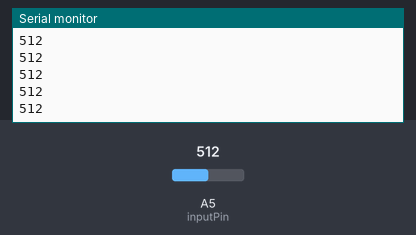
This sketch was run on a simulated Arduino Uno, built with avr-gcc and run on an emulated ATmega328P. Parts: the last lines printed to the serial monitor. Inputs (shaded band) come from the test bench; at power-on: A5 (inputPin) = 512.

Above: at 1.2 s.
1.3 s: A5 (inputPin) set to 716
At 1.31 s:
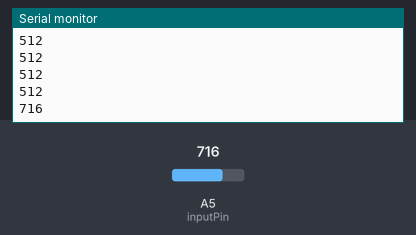
2.8 s: A5 (inputPin) set to 900
At 2.81 s:
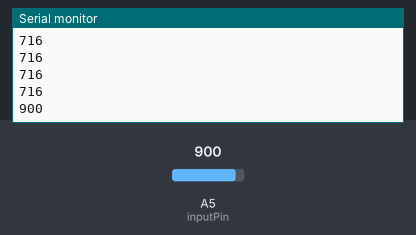
Timing chart, 0 to 5.8 s (numbered marks = the images above; inputs shaded):
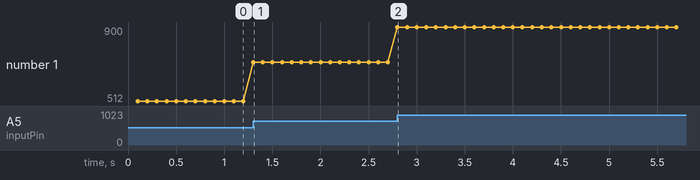

The sketch:

multiMeter.ino
```cpp
#define inputPin A5

//used to decrease Serial print rate
const int serialRefreshTime = 100;//ms
int lastPrintTime = 0;

void setup()
{
  pinMode(inputPin, INPUT);
  Serial.begin(9600);
}

void loop()
{
  printValue(analogRead(inputPin));
}
void printValue(int value)
{
  if ((millis()-lastPrintTime)< serialRefreshTime)
  {
    return;
  }

  Serial.println(value);

  lastPrintTime = millis();//keep track of the last time it printed
}
```

Measured:
- after the input at 1.3 s, the serial monitor: prints a new line at once (image 1)
- after the input at 2.8 s, the serial monitor: prints a new line at once (image 2)
- plotted number 1: 512 → 716 after the input at 1.3 s, 716 → 900 after the input at 2.8 s
